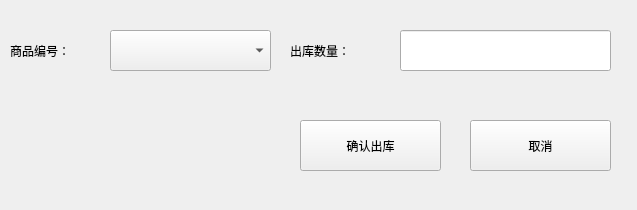
<?xml version="1.0" encoding="UTF-8"?>
<ui version="4.0">
 <class>outmount</class>
 <widget class="QWidget" name="outmount">
  <property name="geometry">
   <rect>
    <x>0</x>
    <y>0</y>
    <width>637</width>
    <height>210</height>
   </rect>
  </property>
  <property name="windowTitle">
   <string>Form</string>
  </property>
  <widget class="QPushButton" name="pushButton">
   <property name="geometry">
    <rect>
     <x>300</x>
     <y>120</y>
     <width>141</width>
     <height>51</height>
    </rect>
   </property>
   <property name="text">
    <string>确认出库</string>
   </property>
  </widget>
  <widget class="QPushButton" name="pushButton_2">
   <property name="geometry">
    <rect>
     <x>470</x>
     <y>120</y>
     <width>141</width>
     <height>51</height>
    </rect>
   </property>
   <property name="text">
    <string>取消</string>
   </property>
  </widget>
  <widget class="QComboBox" name="comboBox">
   <property name="geometry">
    <rect>
     <x>110</x>
     <y>30</y>
     <width>161</width>
     <height>41</height>
    </rect>
   </property>
  </widget>
  <widget class="QLineEdit" name="lineEdit">
   <property name="geometry">
    <rect>
     <x>400</x>
     <y>30</y>
     <width>211</width>
     <height>41</height>
    </rect>
   </property>
  </widget>
  <widget class="QLabel" name="label">
   <property name="geometry">
    <rect>
     <x>10</x>
     <y>30</y>
     <width>101</width>
     <height>41</height>
    </rect>
   </property>
   <property name="text">
    <string>商品编号：</string>
   </property>
  </widget>
  <widget class="QLabel" name="label_2">
   <property name="geometry">
    <rect>
     <x>290</x>
     <y>30</y>
     <width>111</width>
     <height>41</height>
    </rect>
   </property>
   <property name="text">
    <string>出库数量：</string>
   </property>
  </widget>
 </widget>
 <resources/>
 <connections/>
</ui>
